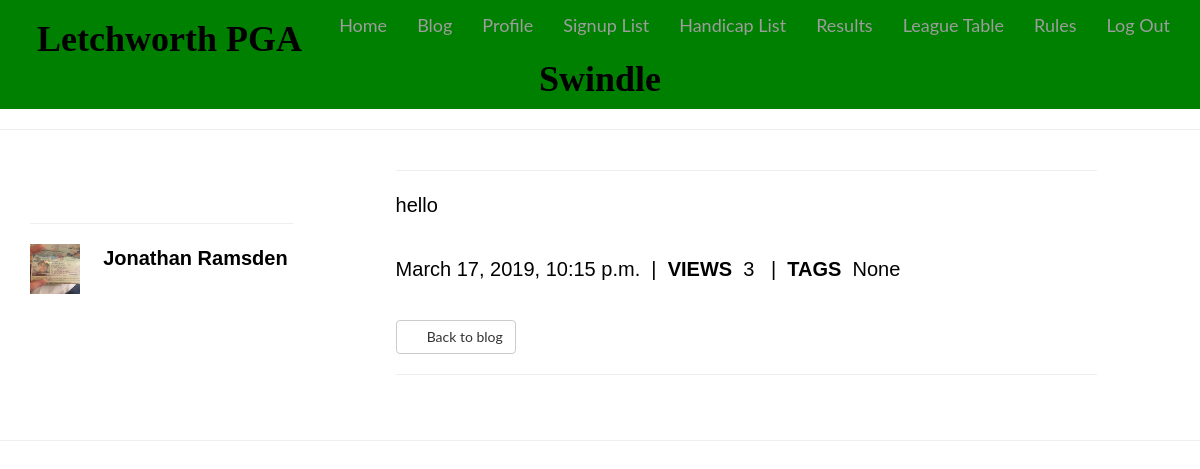
Page /blog/4/ (signed in) on the committed database.
### blog/models.py (models this page shows, shortened)
class PostBlog(models.Model):
    author = models.ForeignKey(settings.AUTH_USER_MODEL)
    title = models.CharField(max_length=200)
    content = models.TextField()
    created_date = models.DateTimeField(auto_now_add=True)
    published_date = models.DateTimeField(blank=True, null=True)
    views = models.IntegerField(default=0)
    tag = models.CharField(max_length=30, blank=True, null=True)
    image = models.ImageField(upload_to="static/images", blank=True, null=True)

### accounts/models.py (models this page shows)
class User(AbstractUser):
    first_name = models.CharField(max_length=40, default='')
    last_name = models.CharField(max_length=40, default='')
    user_profile_picture = models.ImageField('user_profile_picture', upload_to='static/images/profiles/', null=True, blank=True)
    city = models.CharField(max_length=40, default='')
    handicap = models.CharField(max_length=2, default='')
    objects = AccountUserManager()
    playing = models.CharField(max_length=3, default='')
    membership_id = models.CharField(max_length=40, default='')
    date_joined = models.DateTimeField(default=timezone.now)

### blog/views.py (the view)
# urls.py: url(r'^blog/(?P<id>\d+)/$', blog_views.post_details, name="post_details"),
@login_required
def post_details(request, id):
    post = get_object_or_404(PostBlog, pk=id)
    post.views += 1
    post.save()
    return render(request, "blog/blog_post_detail.html", {'post': post})

### templates/blog/blog_post_detail.html (shortened to what this page needs)
{% extends "base.html" %}
{% block content %}
{% load bootstrap_tags %}
{% load staticfiles %}
    <link rel="stylesheet" href="https://cdnjs.cloudflare.com/ajax/libs/bootswatch/3.3.6/cerulean/bootstrap.min.css">
    <link rel="stylesheet" href="static/custom.css" />
{% load emoticons_tags %}
<div class="basic-box blog-background">
   <div class="row">
        <div class="col-md-3">
        <div id ="internal-frame-left-intro">
            <h2 class="thirdColour">{{ post.title }}</h2>
        </div>
            <hr>
            <a class=" post-author-fullname" href="{% url 'member_detail' post.author.id %}">
                <div class="row">
                    <div class="col-lg-3">
                         {% if post.author.user_profile_picture %}
                            <img src="/{{ post.author.user_profile_picture}}" height="50px" width="50px">
                         {% else %}
                            <img src="http://placehold.it/100" style="width:50px; height: 50px;" class="img-circle">
                         {% endif %}
                    </div>
                    <div id="full-name-blog-article" class="col-lg-9">
                        <p><b>{{ post.author.first_name }} {{ post.author.last_name }}</b></p>
                    </div>
                </div>
            </a>
            <br>
        </div>
        <div class="col-md-9">
            <div class="row">
                <div class="col-sm-1"></div>
                <div class="col-sm-10">
                    <hr>
                    <p>
                        {% autoescape off %}
                            {{ post.content|emoticons }}
                        {% endautoescape %}
                    </p>
                    <br>
                    <p>{{ post.published_date }}     &nbsp;|&nbsp;    <strong>VIEWS</strong>&nbsp; {{ post.views }} &nbsp; |&nbsp;    <strong>TAGS</strong>&nbsp; {{ post.tag }}</p>
                    <br>
                    <button class="btn btn-md btn-default standard-style-button" onclick="location.href='/blog'"><span class="glyphicon glyphicon-chevron-left" aria-hidden="true"></span>&nbsp; Back to blog</button>
                    <br>
                    <hr>
                    <br>
                    {% load disqus_tags %}
                </div>
                <div class="col-sm-1"></div>
            </div>
        </div>
    </div>
</div>
{% endblock %}

### static/custom.css (style rules this page uses)
body { font-family: 'Lato', SansSerif; font-size: 18px; color: white; }
p { font-family: sans-serif; font-size: 20px; color: black; }

### rows in the picture
PostBlog: author.user_profile_picture (picture), author.first_name "Jonathan", author.last_name "Ramsden", content|emoticons "hello", published_date "March 17, 2019, 10:15 p.m.", views "3", tag "None"
